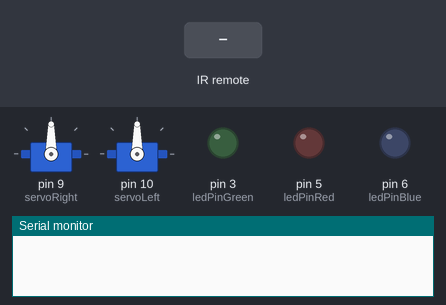
Bench run of a sketch on a simulated Arduino Uno, built with avr-gcc and run on an emulated ATmega328P. On the bench: 2 × servo, output pins drawn as LEDs (lit = HIGH), the last lines printed to the serial monitor. The inputs (shaded band) are chosen by the test bench.

Above: at 1.2 s.
1.3 s: infrared code 0xFD807F received
At 1.7 s:
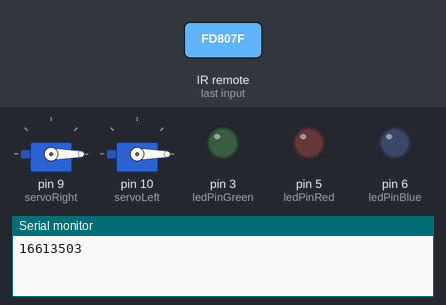
2.8 s: infrared code 0xFD20DF received
At 4.0 s:
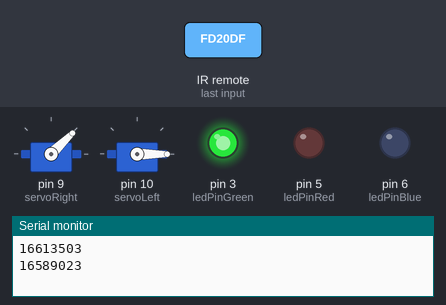
4.3 s: infrared code 0xFD609F received
At 5.1 s:
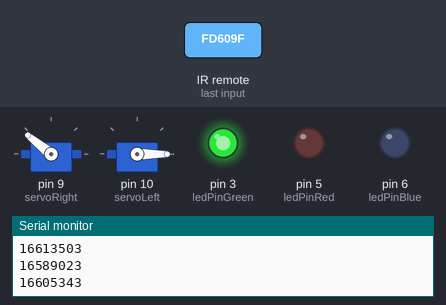
5.8 s: infrared code 0xFD10EF received
At 6.3 s:
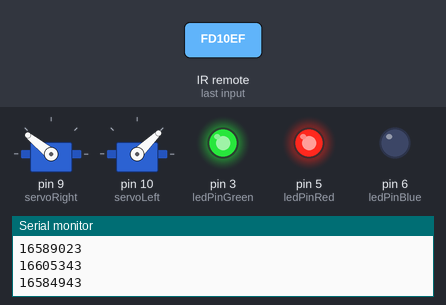
7.3 s: infrared code 0xFD50AF received
At 8.5 s:
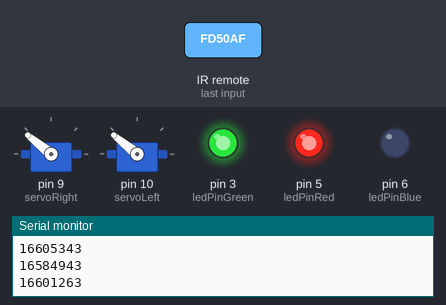
8.8 s: infrared code 0xFD20DF received
At 9.8 s:
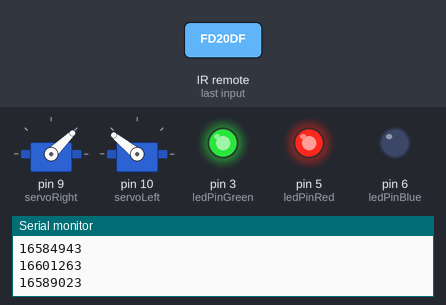
Timing chart, 0 to 11.3 s (numbered marks = the images above; inputs shaded):
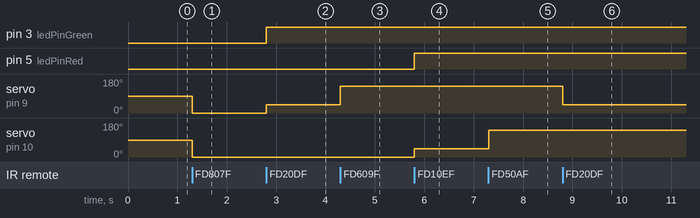

The sketch:

MsHanselLightSwitch_IR.ino
```cpp
//#include <IRLibAll.h>
#include <IRremote.h>
#include <Servo.h>

// You will have to set these values depending on the protocol
// and remote codes that you are using. These are For the Adafruit
// Mini Remote
//#define MY_PROTOCOL NEC
#define POWER_BUTTON        16580863 //Move servo clockwise
#define VOLUME_UP_BUTTON    16613503 //Move servo counterclockwise
#define FUNC/STOP_BUTTON    16597183 //Center the servo
#define REVERSE_BUTTON      16589023 //Increased number of degrees servo moves
#define PLAY_BUTTON         16621663 //Decrease number of degrees servo moves
#define FORWARD_BUTTON      16605343  //Pushing buttons 0-9 moves to fixed positions
#define DOWN_BUTTON         16584943  // each 20 degrees greater
#define VOLUME_DOWN_BUTTON  16617583
#define UP_BUTTON 16601263
#define BUTTON_0  16593103
#define BUTTON_5  16625743
#define BUTTON_6  16609423
#define BUTTON_1  16582903
#define BUTTON_2  16615543
#define BUTTON_3  16599223
#define BUTTON_4  16591063
#define BUTTON_5  16623703
#define BUTTON_6  16607383
#define BUTTON_7  16586983
#define BUTTON_8  16619623
#define BUTTON_9  16603303


IRrecv myReceiver(11); //pin number for the receiver
decode_results results;

Servo servoRight;  // create servo object to control a servo
Servo servoLeft;

const int ledPinGreen =  3;      // the number of the LED pin
const int ledPinRed = 5;
const int ledPinBlue = 6;

int16_t pos;         // variable to store the servo position
int16_t pos2;
int16_t Speed;       // Number of degrees to move each time a left/right button is pressed
uint32_t Previous;//handles NEC repeat codes

void setup() {
  pinMode(ledPinGreen, OUTPUT);
  pinMode(ledPinRed, OUTPUT);
  pinMode(ledPinBlue, OUTPUT);

  servoRight.attach(9);      // attaches the servo on pin 9 to the servo object
  servoLeft.attach(10);
  pos = 90;               // start at midpoint 90 degrees
  pos2 = 90;
//  Speed = 3;              // servo moves 3 degrees each time left/right is pushed
  servoRight.write(pos);     // Set initial position
  servoLeft.write(pos2);

  Serial.begin(9600);
  myReceiver.enableIRIn(); // Start the receiver
}

void loop()
{
    if (myReceiver.decode(&results)) {
      Serial.println(results.value);
 //       if(myDecoder.protocolNum==MY_PROTOCOL) {
//         if(myDecoder.value==0xFFFFFFFF)
//            myDecoder.value=Previous;
         switch(results.value) {
            case FORWARD_BUTTON: pos=2000, digitalWrite(ledPinGreen, HIGH); break;
            case REVERSE_BUTTON: pos=1000, digitalWrite(ledPinGreen, HIGH); break;
            case POWER_BUTTON:   pos=1500, pos2=1500, digitalWrite(ledPinGreen, LOW), digitalWrite(ledPinRed, LOW); break;
            case UP_BUTTON:      pos2=2000, digitalWrite(ledPinRed, HIGH); break;
            case DOWN_BUTTON:    pos2=1000, digitalWrite(ledPinRed, HIGH); break;
         }
         servoRight.writeMicroseconds(pos); // tell servo to go to position in variable 'pos'
         servoLeft.writeMicroseconds(pos2);
         myReceiver.resume();;
       }

}
```

Measured:
- after the input at 1.3 s, servo on pin 9 (servoRight), servo on pin 10 (servoLeft): 90° → 0° at once
- after the input at 2.8 s, pin 3 (ledPinGreen): LOW → HIGH at once; servo on pin 9 (servoRight): 0° → 44° at once
- after the input at 4.3 s, servo on pin 9 (servoRight): 44° → 141° at once
- after the input at 5.8 s, pin 5 (ledPinRed): LOW → HIGH at once; servo on pin 10 (servoLeft): 0° → 44° at once
- after the input at 7.3 s, servo on pin 10 (servoLeft): 44° → 141° at once
- after the input at 8.8 s, servo on pin 9 (servoRight): 141° → 44° at once
